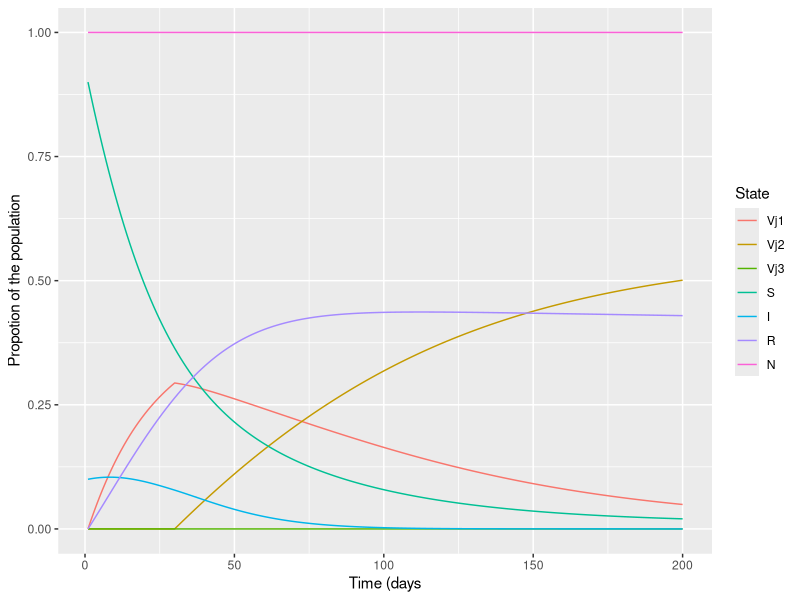

Reproduce this figure in R.
library(deSolve)
library(ggplot2)

# initial state explanations:
#   -VjN = proportion of population who have received vaccine N
#   -S = proportion of population susceptible to infection, non-vaccinated
#   -I = proportion of population currently infected with disease
#   -R = proportion of population recovered

Vj1 = 0
Vj2 = 0
Vj3 = 0
I = 0.1
R = 0
S = 1- Vj1-Vj2-Vj3-I-R
N = Vj1 + Vj2 + Vj3 + S + I + R 

initial_state_values = c(Vj1 = Vj1, Vj2 = Vj2, Vj3 = Vj3, S = S, 
                         I = I, R= R)



# parameter explanations:
#   - beta: infection rate / day
#   - gamma: recovery rate / day
#   - u: birth/death rate
#   - elN: leakage from vaccine N
#   - eaN: primary vaccine failure rate for vaccine N (after you get the vaccine, how many people lose immunity)
#   - ajN: waning rate for vaccine N (rate of people which don't receive any protection from vaccine). here, set to zero
#   - rjN: rate of vaccination for vaccine N 
#   - doses: number of doses available for initial use
#   - population: population in the country


#these particular parameters are outside the vector  bc i think i had some trouble w/ exponential notation 
#within the named vector, so its easier to just tell R it's a number here then reference that in the parameters vector

rj1 = 0.02
rj2 = 0.02
rj3 = 0

doses = 5e5
population = 1e6

parameters = c(beta = 0.11808, gamma = 0.09449, u =0.00023, 
               el1 = 0.8, ea1 = 3.77e-4, aj1 = 0, rj1 = rj1,
               el2 = 0.13, ea2 = 3.77e-4, aj2 = 0, rj2 = rj2,
               el3 = 0.002, ea3 =0.00268, aj3 = 0, rj3 = rj3,
               doses = doses , population = population)

time = seq(from=1,to=200,by=1)

vsir_model <- function(time,state,parameters){
  with(as.list(c(state,parameters)),{
    N = Vj1 + Vj2 + Vj3 + S + I + R
    
    rj2t = rj2 # save the rj2 variable for later
    rj3t = rj3
    
    if (time < 30){
      rj2 = 0 # we set back rj2 to zero until 30 days have passed (time you have to wait from 1st shot to 2nd for COVID vaccine)
    } else {
      rj2 = rj2t # set rj2 to rj2t value
    }
    
    
    ## calculate the amount of doses that have been used to vaccinate the population. when you reach the limit, set vaccination rate to zero
    
    # doesnt work because the ode function really doesn't like the rapid change in rate parameters
    
    # this expression isn't great bc it will assume that people who are initially dosed
    # in your parameters got their doses from the supply you want to start applying
    # but for our question (what's the best thing to do w/ 0 people vaxxed), this should work fine
    # also it could go over the amount of doses you actually have for one iteration. not great

    
   # doses_left = doses - (Vj1 + 2*Vj2 + 3*Vj3)*population 
   # doses = doses_left
    
   # if (doses_left <= 1){
    #  rj1 = 0
    #  rj2 = 0
    #  rj3 = 0
    #  rj2t = 0 
    #  rj3t = 0
   # }

    
    # change in vaccinated compartment
    dV1 = (1-ea1)*(rj1)*S - (aj1 + u)*Vj1 - el1*beta*I*Vj1 - (1-ea2)*rj2*Vj1
    dV2 = (1-ea2)*(rj2)*Vj1 - (aj2 + u)*Vj2 - el2*beta*I*Vj2 - (1-ea3)*rj3*Vj2
    dV3 = (1-ea3)*(rj3)*Vj2 - (aj3 + u)*Vj3 - el3*beta*I*Vj3
    
    
    
    # change in susceptible compartment
    dS = u + 
      (aj1*Vj1-(1-ea1)*rj1*S) +
      (aj2*Vj2) + # took out other term here -- people are not going from susceptible to Vj2
      (aj3*Vj3) - # took out other term here -- people are not going from susceptible to Vj3
      beta*S*I - 
      u * S
    
    # change in infected compartment
    dI = beta*I*
      ((el1*Vj1)+(el2*Vj2)+(el3*Vj3))+
      beta*S*I -
      (gamma+u)*I
    
    # change in recovered compartment
    dR = gamma*I - u*R
    
    return(list(c(dV1, dV2, dV3, dS,dI,dR)))
  }
  )
}

output<-as.data.frame(ode(y=initial_state_values,func = vsir_model,parms=parameters,times = time))
output$N <- output$Vj1 + output$Vj2 + output$Vj3 + output$S + output$I + output$R


out_long = reshape2::melt(output, id ='time')

ggplot(data = out_long,
       aes(x=time, y=value, colour = variable, group = variable)) +
  geom_line() +xlab('Time (days') + ylab('Propotion of the population') + scale_color_discrete(name="State")


output$doses_used <- (output$Vj1 + 2*output$Vj2 + 3*output$Vj3)*population # calculate how many doses have been used at any given step
output$N <- output$Vj1 + output$Vj2 + output$Vj3 + output$S + output$I + output$R # math sanity check -- just to make sure total population proportion is always 1
